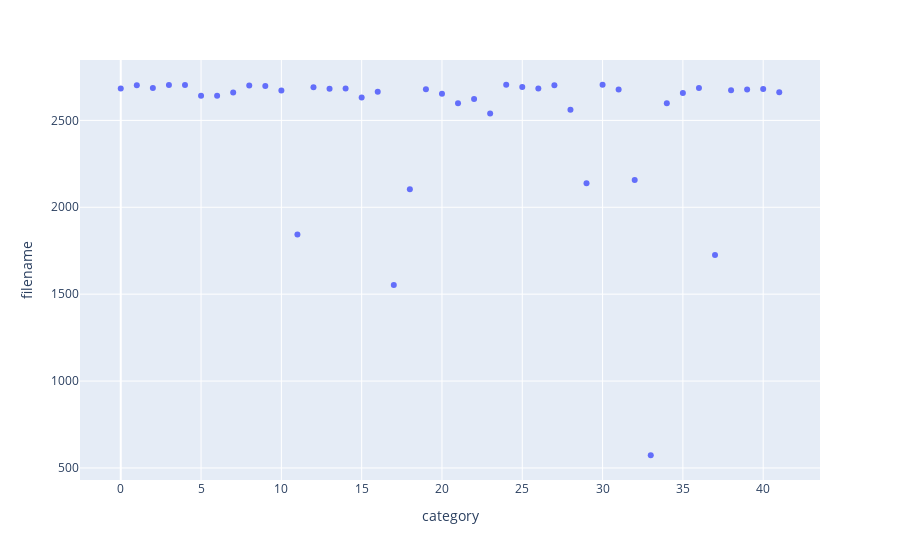

The notebook cell saved with this chart:
### Code cell
gp = df.groupby(by='category',as_index=False).count()
gp.sort_values(by='filename')
fig = px.scatter(gp,x='category', y='filename')
fig.show()

### Figure 1 — Plotly figure (JSON) as saved in the notebook; plotly's stock layout.template omitted (floating-point values rounded to 4 significant figures)
{"data": [{"hovertemplate": "category=%{x}<br>filename=%{y}<extra></extra>", "legendgroup": "", "marker": {"color": "#636efa", "symbol": "circle"}, "mode": "markers", "name": "", "orientation": "v", "showlegend": false, "type": "scatter", "x": [0, 1, 2, 3, 4, 5, 6, 7, 8, 9, 10, 11, 12, 13, 14, 15, 16, 17, 18, 19, 20, 21, 22, 23, 24, 25, 26, 27, 28, 29, 30, 31, 32, 33, 34, 35, 36, 37, 38, 39, 40, 41], "xaxis": "x", "y": [2683, 2702, 2687, 2703, 2703, 2641, 2641, 2660, 2700, 2698, 2672, 1843, 2691, 2682, 2684, 2632, 2665, 1553, 2103, 2679, 2653, 2598, 2623, 2540, 2705, 2692, 2684, 2702, 2561, 2138, 2705, 2677, 2157, 573, 2599, 2658, 2686, 1725, 2673, 2678, 2681, 2662], "yaxis": "y"}], "layout": {"legend": {"tracegroupgap": 0}, "margin": {"t": 60}, "xaxis": {"anchor": "y", "domain": [0, 1], "title": {"text": "category"}}, "yaxis": {"anchor": "x", "domain": [0, 1], "title": {"text": "filename"}}}}
